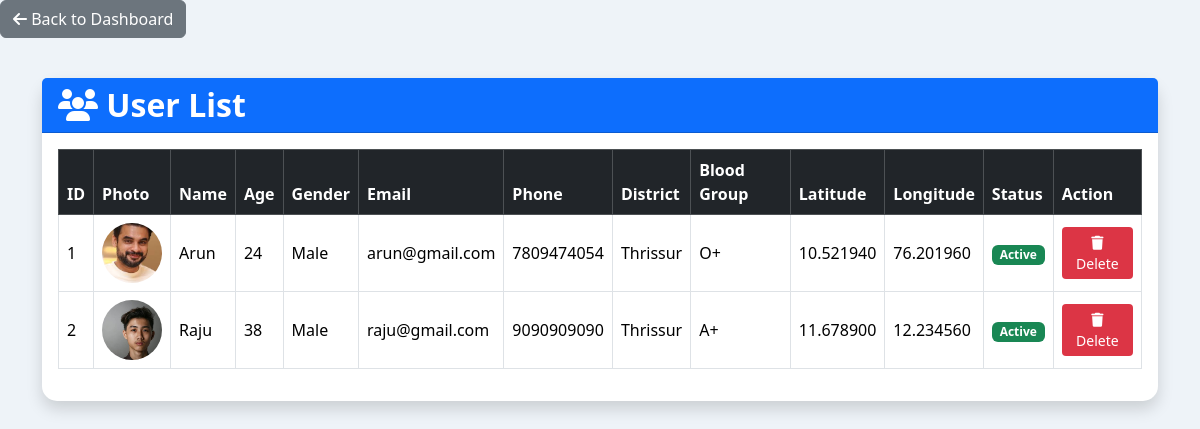
The page /userlist/ on the database its author committed.
### HelathApp/models.py (models this page shows, shortened)
class reg(models.Model):
    GENDER_CHOICES = [
        ('m', 'Male'),
        ('f', 'Female'),
        ('o', 'Other'),
    ]
    BLOOD_GROUPS = [
        ('A+', 'A+'),
        ('A-', 'A-'),
        ('B+', 'B+'),
        ('B-', 'B-'),
        ('AB+', 'AB+'),
        ('AB-', 'AB-'),
        ('O+', 'O+'),
        ('O-', 'O-'),
    ]
    DISTRICTS = [
        ('Thiruvananthapuram','Thiruvananthapuram'),
        ('Kollam','Kollam'),
        ('Pathanamthitta','Pathanamthitta'),
        ('Alappuzha','Alappuzha'),
        ('Kottayam','Kottayam'),
        ('Idukki','Idukki'),
        ('Ernakulam','Ernakulam'),
        ('Thrissur','Thrissur'),
        ('Palakkad','Palakkad'),
        ('Malappuram','Malappuram'),
        ('Kozhikode','Kozhikode'),
        ('Wayanad','Wayanad'),
        ('Kannur','Kannur'),
        ('Kasaragod','Kasaragod'),
    ]
    STATES = [
        ('Kerala','Kerala'),
        ('Tamil Nadu','Tamil Nadu'),
        ('Karnataka','Karnataka'),
    ]
    name = models.CharField(max_length=50)
    age = models.PositiveIntegerField()
    gender = models.CharField(
        max_length=1,
        choices=GENDER_CHOICES
    )
    email = models.EmailField(unique=True)
    password = models.CharField(max_length=100)
    phone = models.CharField(max_length=10)
    image = models.ImageField(
        upload_to="Image/",
        blank=True,
        null=True
    )
    address = models.TextField()
    dob = models.DateField()
    district = models.CharField(
        max_length=30,
        choices=DISTRICTS
    )
    state = models.CharField(
        max_length=30,
        choices=STATES
    )
    pincode = models.CharField(max_length=6)
    latitude = models.DecimalField(
        max_digits=9,
        decimal_places=6,
        null=True,
        blank=True
    )
    longitude = models.DecimalField(
        max_digits=9,
        decimal_places=6,
        null=True,
        blank=True
    )
    emergency_contact = models.CharField(max_length=10)
    blood_group = models.CharField(
        max_length=5,
        choices=BLOOD_GROUPS
    )
    STATUS_CHOICES = [
        ('Active', 'Active'),
        ('Deleted', 'Deleted'),
    ]
    status = models.CharField(
        max_length=10,
        choices=STATUS_CHOICES,
        default="Active"
    )

### HelathApp/views.py (the view)
# urls.py: path('userlist/',views.userlist,name='userlist'),
def userlist(request):
    user=models.reg.objects.all()
    return render(request,'userlist.html',{'i':user})

### HelathApp/templates/userlist.html (shortened to what this page needs)
<!DOCTYPE html>
<html lang="en">
<head>
<link href="https://cdn.jsdelivr.net/npm/bootstrap@5.3.3/dist/css/bootstrap.min.css" rel="stylesheet">
<link href="https://cdnjs.cloudflare.com/ajax/libs/font-awesome/6.5.2/css/all.min.css" rel="stylesheet">
</head>
<body>
<div class="d-flex justify-content-between mb-3">
    <a href="{% url 'adminhome' %}" class="btn btn-secondary">
        <i class="fa-solid fa-arrow-left"></i> Back to Dashboard
    </a>
</div>
<div class="container">
<div class="card shadow">
<div class="card-header bg-primary text-white">
<h2 class="mb-0">
<i class="fa-solid fa-users"></i>
User List
</h2>
</div>
<div class="card-body">
<table class="table table-bordered table-hover align-middle">
<thead class="table-dark">
<tr>
<th>ID</th>
<th>Photo</th>
<th>Name</th>
<th>Age</th>
<th>Gender</th>
<th>Email</th>
<th>Phone</th>
<th>District</th>
<th>Blood Group</th>
<th>Latitude</th>
<th>Longitude</th>
<th>Status</th>
<th>Action</th>
</tr>
</thead>
<tbody>
{% for user in i %}
<tr>
<td>{{ user.id }}</td>
<td>
{% if user.image %}
<img src="{{ user.image.url }}">
{% else %}
No Image
{% endif %}
</td>
<td>{{ user.name }}</td>
<td>{{ user.age }}</td>
<td>{{ user.get_gender_display }}</td>
<td>{{ user.email }}</td>
<td>{{ user.phone }}</td>
<td>{{ user.district }}</td>
<td>{{ user.blood_group }}</td>
<td>{{ user.latitude }}</td>
<td>{{ user.longitude }}</td>
<td>
{% if user.status == "Active" %}
<span class="badge badge-active">Active</span>
{% else %}
<span class="badge badge-delete">Deleted</span>
{% endif %}
</td>
<td>
{% if user.status == "Active" %}
<a href="{% url 'delete_user' user.id %}"
class="btn btn-delete btn-sm"
onclick="return confirm('Delete this user?')">
<i class="fa-solid fa-trash"></i>
Delete
</a>
{% endif %}
</td>
</tr>
{% empty %}
<tr>
<td colspan="13" class="text-center">
No Users Found
</td>
</tr>
{% endfor %}
</tbody>
</table>
</div>
</div>
</div>
</body>
</html>

### HelathApp/templates/userlist.html (style rules this page uses)
body { background:#eef3f8; }
.container { margin-top:40px; }
.card { border:none; border-radius:15px; }
.table img { width:60px; height:60px; border-radius:50%; object-fit:cover; }
.badge-active { background:#198754; color:white; }
.btn-delete { background:#dc3545; color:white; }
h2 { font-weight:bold; }

### rows shown on the page
reg: id "1", image (picture), name "Arun", age "24", gender "Male", email "arun@gmail.com", phone "7809474054", district "Thrissur", blood_group "O+", latitude "10.521940", longitude "76.201960", status "Active"
reg: id "2", image (picture), name "Raju", age "38", gender "Male", email "raju@gmail.com", phone "9090909090", district "Thrissur", blood_group "A+", latitude "11.678900", longitude "12.234560", status "Active"
